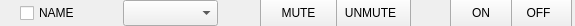
<?xml version="1.0" encoding="UTF-8"?>
<ui version="4.0">
 <class>pjWidget</class>
 <widget class="QWidget" name="pjWidget">
  <property name="geometry">
   <rect>
    <x>0</x>
    <y>0</y>
    <width>575</width>
    <height>26</height>
   </rect>
  </property>
  <property name="windowTitle">
   <string>Form</string>
  </property>
  <widget class="QCheckBox" name="selector">
   <property name="geometry">
    <rect>
     <x>20</x>
     <y>3</y>
     <width>116</width>
     <height>20</height>
    </rect>
   </property>
   <property name="text">
    <string>NAME</string>
   </property>
  </widget>
  <widget class="QPushButton" name="off">
   <property name="geometry">
    <rect>
     <x>505</x>
     <y>-3</y>
     <width>67</width>
     <height>32</height>
    </rect>
   </property>
   <property name="text">
    <string>OFF</string>
   </property>
  </widget>
  <widget class="QLabel" name="online_icon">
   <property name="geometry">
    <rect>
     <x>5</x>
     <y>5</y>
     <width>16</width>
     <height>16</height>
    </rect>
   </property>
   <property name="text">
    <string/>
   </property>
   <property name="pixmap">
    <pixmap resource="img.qrc">:/icons/img/ko.png</pixmap>
   </property>
  </widget>
  <widget class="QPushButton" name="unmute">
   <property name="geometry">
    <rect>
     <x>330</x>
     <y>-3</y>
     <width>81</width>
     <height>32</height>
    </rect>
   </property>
   <property name="text">
    <string>UNMUTE</string>
   </property>
  </widget>
  <widget class="QPushButton" name="mute">
   <property name="geometry">
    <rect>
     <x>260</x>
     <y>-3</y>
     <width>77</width>
     <height>32</height>
    </rect>
   </property>
   <property name="text">
    <string>MUTE</string>
   </property>
  </widget>
  <widget class="QComboBox" name="source_box">
   <property name="geometry">
    <rect>
     <x>123</x>
     <y>0</y>
     <width>95</width>
     <height>26</height>
    </rect>
   </property>
  </widget>
  <widget class="QPushButton" name="on">
   <property name="geometry">
    <rect>
     <x>450</x>
     <y>-3</y>
     <width>62</width>
     <height>32</height>
    </rect>
   </property>
   <property name="text">
    <string>ON</string>
   </property>
  </widget>
 </widget>
 <resources>
  <include location="img.qrc"/>
 </resources>
 <connections/>
</ui>
